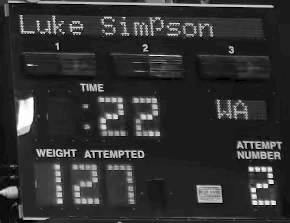
#> input picture templates/front_tpl.png, 290 x 223 px, found by its file name
$ python analyze.py ../templates/front_tpl.png out.png --templates ../templates/front_mask.png
#> lines starting #> are read from the running program, lines starting #| are printed output that depends on the picture; after the words box and inside, x2 and y2 are one past the last pixel; in counts of white or black regions, pixels touching at a corner belong together
"""Stream one session video once and extract per-frame signals (10 fps):
   board location (tracked), validity (platform camera visible), platform/upper
   motion, clock units-digit mask, referee-light counts.

usage: analyze.py VIDEO OUT.npz --templates TEMPLATES_DIR [--start T0] [--duration D]
"""
import sys, os, argparse, subprocess, numpy as np, cv2
cv2.setNumThreads(2)
FPS, W, H = 10, 960, 540

FRONT_LB = [((23,50,58,78),(60,50,95,78)), ((112,50,147,78),(149,50,183,78)), ((200,50,235,78),(237,50,270,78))]
ANG_LB = [((40,88,74,122),(76,88,108,122)), ((121,100,155,134),(157,100,187,134)), ((199,112,233,146),(235,112,267,146))]

def _load(p, flag=cv2.IMREAD_GRAYSCALE):
#> called with flag = 0
    img = cv2.imread(p, flag)
#> img is the input picture: shape (223, 290); min 0, max 255, mean 49.5
    if img is None:
        raise FileNotFoundError(f'template not found: {p}')
    return img

def build_models(templates_dir):
    return {
        'frontal': dict(tpl=_load(os.path.join(templates_dir, 'front_tpl.png')),
                        mask=_load(os.path.join(templates_dir, 'front_mask.png')),
                        scales=[round(0.9+0.025*i, 3) for i in range(15)], coarse=[0.9, 1.0, 1.1, 1.2], thr=0.55,
                        units=(130,92,165,142), lights=FRONT_LB, P=(-1250,-20,-90,640), U=(-90,300)),
        'angled': dict(tpl=_load(os.path.join(templates_dir, 'board_tpl.png')), mask=None,
                       scales=[1.0], coarse=[1.0], thr=0.6,
                       units=(135,140,195,215), lights=ANG_LB, P=(-1060,-20,10,898), U=(10,330)),
    }
#> call 2 of _load, with flag = 0
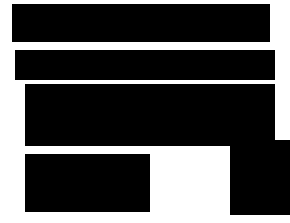
#> input picture templates/front_mask.png, 290 x 223 px, found by its file name
#> in _load (call 2), `img = cv2.imread(p, flag)`: img: shape (223, 290); 31.1% white; 1 white region, box (x1, y1, x2, y2) and area: (0, 0, 290, 223) 20086
#> call 3 of _load, with flag = 0
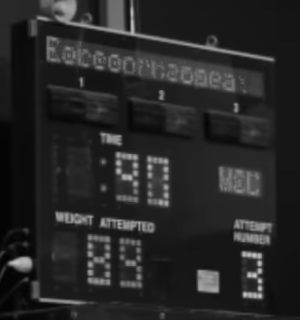
#> input picture templates/board_tpl.png, 300 x 320 px, found by its file name
#> in _load, img is the input picture: shape (320, 300); min 3, max 204, mean 39.3

_cache = {}
# [53 lines left out: functions scaled, match, find_board, choose_model, not called in this run]

def roi(t, loc, s, sc=0.5):
    x, y = loc
    return int(round(x + t[0]*s*sc)), int(round(y + t[1]*s*sc)), int(round(x + t[2]*s*sc)), int(round(y + t[3]*s*sc))

def analyze(video, out, t0=0.0, dur=None, templates_dir=None):
    models = build_models(templates_dir)
#> models = 2 items
    if dur is None:
        dur = float(subprocess.run(['ffprobe','-v','error','-show_entries','format=duration','-of','csv=p=0',video], capture_output=True, text=True).stdout)
    name, votes, n = choose_model(models, video, t0, dur)
    print(f'  camera layout: {name}  (votes {votes} / {n} sampled frames)', flush=True)
    if votes[name] < n * 0.3:
        print(f'  WARNING: low confidence match ({votes[name]}/{n}). This video\'s scoreboard '
              f'graphic may not match the bundled templates in {templates_dir}.', flush=True)
    m = models[name]
    cmd = ['ffmpeg','-v','error','-threads','3','-ss',str(t0),'-t',str(dur),'-i',video,'-vf',f'fps={FPS},scale={W}:{H}','-f','rawvideo','-pix_fmt','bgr24','-']
    p = subprocess.Popen(cmd, stdout=subprocess.PIPE, bufsize=W*H*3*4)
    N = int(dur * FPS) + 5
    valid = np.zeros(N, bool); Pm = np.zeros(N, np.float32); Um = np.zeros(N, np.float32)
    units = np.zeros((N, 25, 30), np.uint8); lights = np.zeros((N, 2), np.uint8); loc_arr = np.zeros((N, 3), np.float32)
    last = None; prev = None; prev_loc = None; i = 0
    while True:
        raw = p.stdout.read(W*H*3)
        if len(raw) < W*H*3 or i >= N: break
        fr = np.frombuffer(raw, np.uint8).reshape(H, W, 3)
        g960 = cv2.cvtColor(fr, cv2.COLOR_BGR2GRAY); g480 = cv2.resize(g960, (480, 270), interpolation=cv2.INTER_AREA)
        if i % 5 == 0:
            last = find_board(models, g960, g480, name, last)
        if last is None: prev = None; i += 1; continue
        x, y, s = last; valid[i] = True; loc_arr[i] = (x, y, s)
        x0, y0, x1, y1 = roi(m['units'], (x, y), s)
        r = fr[y0:y1, x0:x1].astype(np.int16)
        if r.size:
            b, g, rr = r[:,:,0], r[:,:,1], r[:,:,2]
            mk = ((rr > 130) & (rr > 1.7*g) & (rr > 1.7*b)).astype(np.float32)
            units[i] = (cv2.resize(mk, (30, 25), interpolation=cv2.INTER_AREA) * 255).astype(np.uint8)
        w = rd = 0
        for (l, rt) in m['lights']:
            lx0, ly0, lx1, ly1 = roi(l, (x, y), s); rx0, ry0, rx1, ry1 = roi(rt, (x, y), s)
            R = fr[ry0:ry1, rx0:rx1]; L = fr[ly0:ly1, lx0:lx1]
            if R.size and (R.min(2) > 190).mean() > 0.10: w += 1
            if L.size and ((L[:,:,2] > 215) & (L[:,:,1] > 110)).mean() > 0.10: rd += 1
        lights[i] = (w, rd)
        bx, by = x*2, y*2
        px0, px1, py0, py1 = m['P']; ux0, ux1 = m['U']
        X0, X1 = max(0, (bx+px0)//4), max(1, (bx+px1)//4)
        Y0, Y1 = max(0, (by+py0)//4), min(270, (by+py1)//4); UY1 = min(270, (by+ux1)//4)
        if prev is not None and prev_loc is not None and abs(prev_loc[0]-x) <= 3 and abs(prev_loc[1]-y) <= 3:
            dframe = np.abs(g480.astype(np.float32) - prev)
            Pm[i] = dframe[Y0:Y1, X0:X1].mean(); Um[i] = dframe[Y0:UY1, X0:X1].mean()
        prev = g480.astype(np.float32); prev_loc = (x, y)
        i += 1
        if i % 6000 == 0: print(f'    {i/FPS/60:.0f} min processed', flush=True)
    p.stdout.close(); p.wait()
    np.savez_compressed(out, model=name, t0=t0, n=i, valid=valid[:i], P=Pm[:i], U=Um[:i], units=units[:i], lights=lights[:i], loc=loc_arr[:i])
    print(f'  done: {i} frames, board visible {valid[:i].mean()*100:.0f}% of the time', flush=True)

def main():
    ap = argparse.ArgumentParser(description=__doc__)
    ap.add_argument('video'); ap.add_argument('out')
    ap.add_argument('--templates', required=True)
    ap.add_argument('--start', type=float, default=0.0)
    ap.add_argument('--duration', type=float, default=None)
    a = ap.parse_args()
    analyze(a.video, a.out, a.start, a.duration, a.templates)
#> (the call stopped at in analyze, `dur = float(subprocess.run(['ffprobe','-v','error','-show_entries','fo..`: subprocess is not available in this run)

if __name__ == '__main__':
    main()
